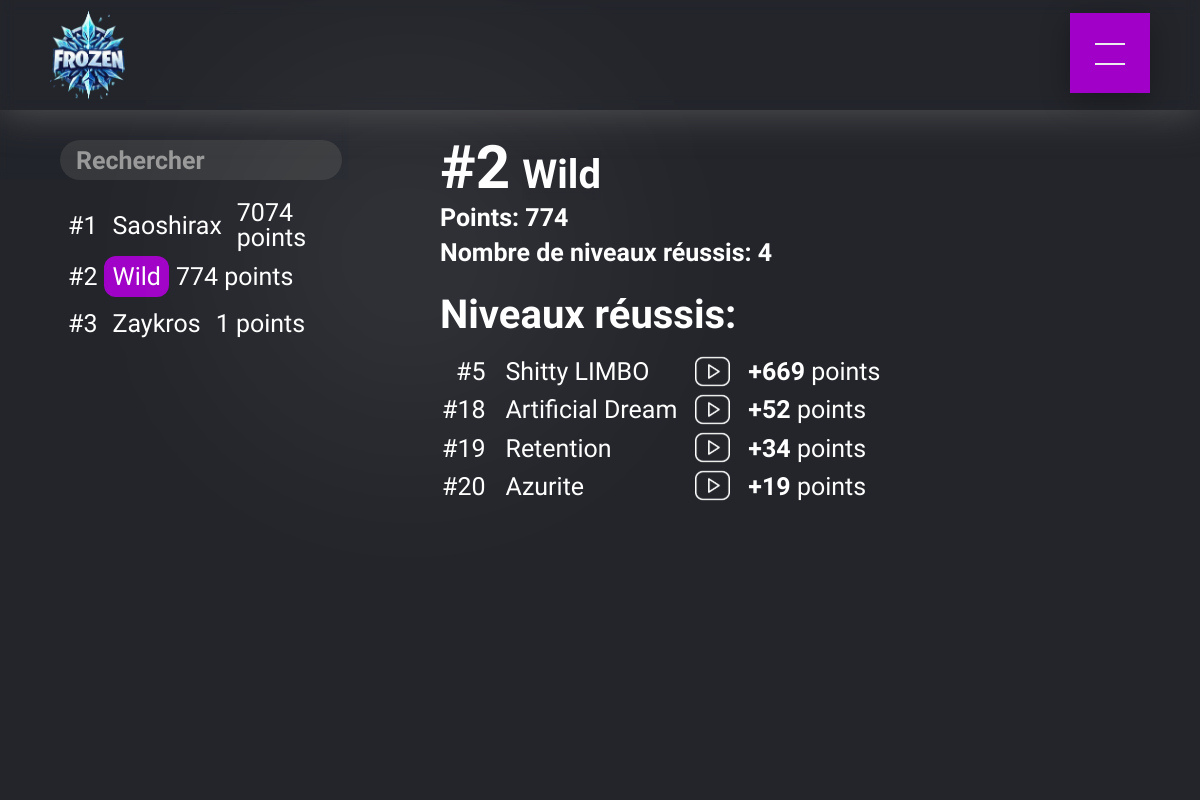
/classement/Wild, run on the app's committed database.
### tables this page shows
CREATE TABLE Joueur (
        id INTEGER PRIMARY KEY AUTOINCREMENT,
        nom TEXT NOT NULL UNIQUE,
        points INTEGER DEFAULT 0
    );

CREATE TABLE ReussiteNiveau (
        joueur_id INTEGER,
        niveau_id INTEGER,
        video_url TEXT,
        createurs TEXT,
        FOREIGN KEY (joueur_id) REFERENCES Joueur(id),
        FOREIGN KEY (niveau_id) REFERENCES Niveau(id),
        PRIMARY KEY (joueur_id, niveau_id)
    );

CREATE TABLE Niveau (
        id INTEGER PRIMARY KEY AUTOINCREMENT,
        nom TEXT NOT NULL UNIQUE,
        createurs TEXT NOT NULL,
        verifier TEXT,
        publisher TEXT,
        id_niveau INTEGER UNIQUE,
        points INTEGER NOT NULL,
        classement INTEGER,
        victoires INTEGER DEFAULT 0,
        mot_de_passe TEXT,
        video_url TEXT,
        image_url TEXT,
        duree INTEGER,
        duree_globale TEXT
    );

### app.py (the view)
@app.route('/classement/<string:nom>')
def joueur(nom):
    active_page = 'classement'
    connection = sqlite3.connect('DataBase.db')
    cursor = connection.cursor()
    cursor.execute('SELECT nom FROM Joueur WHERE nom = ?', (nom,))
    joueur = cursor.fetchone()
    if joueur is None:
        connection.close()
        return redirect(url_for('error404'))
    cursor.execute('SELECT id, nom, points FROM Joueur WHERE nom = ?', (nom,))
    joueur = cursor.fetchone()
    if joueur is None:
        return redirect(url_for('classement'))
    joueur_id = joueur[0]
    cursor.execute('SELECT nom FROM Joueur ORDER BY points DESC')
    joueurs = cursor.fetchall()
    joueur_classement = next((index + 1 for index, joueur_item in enumerate(joueurs) if joueur_item[0] == nom), None)
    cursor.execute('''
        SELECT Niveau.nom, Niveau.points, ReussiteNiveau.video_url, Niveau.classement
        FROM ReussiteNiveau
        JOIN Niveau ON ReussiteNiveau.niveau_id = Niveau.id
        WHERE ReussiteNiveau.joueur_id = ?
        ORDER BY Niveau.classement DESC
    ''', (joueur_id,))
    reussites = cursor.fetchall()
    cursor.execute('SELECT id, nom, points FROM Joueur ORDER BY points DESC')
    joueurs = cursor.fetchall()
    reussites_count = len(reussites)
    connection.close()
    return render_template('classement_joueur.html', joueur=joueur, reussites=reussites, joueurs=joueurs, selected_joueur=nom, joueur_classement=joueur_classement, reussites_count=reussites_count, active_page=active_page)

### templates/classement_joueur.html (shortened to what this page needs)
{% extends 'layout.html' %}
{% block styles %}
<link href="../static/classement/classement.css" rel="stylesheet">
<link href="../static/classement/res_classement_joueur.css" rel="stylesheet">
{% endblock %}
{% block content %}
<div class="page-content">
    <div class="wrapper">
        <div class="home-left hide">
            <div class="searchinput-container">
                <div class="inputbackground">
                    <input class="searchInput" type="text" id="searchInput" onkeyup="filterLevels()" placeholder="Rechercher" autocomplete="off" spellcheck="false">
                </div>
            </div>
            <div class="home-left-container">
                <ul id="levelsList">
                    {% for joueur_item in joueurs %}
                        <div class="classement_nom_du_joueur">
                            <p class="classement_nom_du_joueur_position">#{{ loop.index }}</p>
                            <a class="home-right-container-wrapper {% if joueur_item[1] == selected_joueur %}selected{% endif %}" href="{{ url_for('joueur', nom=joueur_item[1]) }}" onclick="setSelectedLevel('{{ joueur_item[1] }}')">
                                <span class="classement_nom_du_joueur_nom">{{ joueur_item[1] }}</span>
                            </a>
                            <p class="home-right-container-paragraph">{{ joueur_item[2] }} points</p>
                        </div>
                    {% endfor %}
                </ul>
            </div>
        </div>
        <div class="home-right">
            <div class="home-right-container">
                <div class="home-right-wrapper">
                    <div class="home-right-wrapper-classement-joueur">
                        <p><span id="bold">#{{ joueur_classement }}</span></p>
                        <h1 class="title"><span id="bold">{{ joueur[1] }}</span></h1>
                    </div>
                    <p class="home-right-points-joueurs">Points: <span id="bold">{{ joueur[2] }}</span></p>
                    <p class="home-right-points-joueurs">Nombre de niveaux réussis: <spanid="bold">{{ reussites_count }}</span></p>
                    <h2 class="h2">Niveaux réussis:</h2>
                    <div class="reussites">
                        <ul>
                            {% for reussite in reussites|reverse %}
                                <li class="reussite-classement">
                                    <div>
                                        <p>#{{ reussite[3] }}</p>
                                    </div>
                                </li>
                            {% endfor %}
                        </ul>
                        <ul>
                            {% for reussite in reussites|reverse %}
                                <li class="reussite2">
                                    <div>
                                        <a href="{{ url_for('niveau', nom_niveau=reussite[0]) }}" onclick="setSelectedLevel('{{ reussite[0] }}')">
                                            <p>{{ reussite[0] }}</p>
                                        </a>
                                    </div>
                                </li>
                            {% endfor %}
                        </ul>
                        <ul class="logoyt-container">
                            {% for reussite in reussites|reverse %}
                                <li class="logo-yt">
                                    <a class="victoires-joueur-vid-link" target="_blank" href="{{ reussite[2] }}">
                                        <img class="logoyt" src="{{ url_for('static', filename='pictures/logo_youtube.svg') }}" alt="YouTube Video">
                                    </a>
                                </li>
                            {% endfor %}
                        </ul>
                        <ul>
                            {% for reussite in reussites|reverse %}
                                <li class="reussite">
                                    <div>
                                        <p><span id="bold">+{{ reussite[1] }}</span> points</p>
                                    </div>
                                </li>
                            {% endfor %}
                        </ul>
                    </div>
                </div>
            </div>
        </div>
    </div>
</div>
{% endblock %}

### static/classement/res_classement_joueur.css (style rules this page uses)
.victoires-joueur-vid-link { cursor: pointer; transition: all 300ms ease-in-out; border-radius: 8px; }
.victoires-joueur-vid-link .logoyt { transition: all 300ms ease-in-out; width: 35px; height: auto; }
.logo-yt { margin-bottom: 10px; }
.reussite { padding: 4px; }
.reussite2 p { border-radius: 8px; padding: 4px; color: white; }
.home-left, .home-right { scrollbar-width: thin; scrollbar-color: #5c5c5c #aaaaaa; }
.reussite-classement div { margin-left: 2px; margin-right: 2px; align-items: center; display: flex; }

### static/layout/layout.css (style rules this page uses)
body { scrollbar-width: thin; scrollbar-color: #5c5c5c #aaaaaa; }

### data on the page
Joueur: nom "Saoshirax", points "7074"
Joueur: nom "Wild", points "774"
Joueur: nom "Zaykros", points "1"
ReussiteNiveau: classement "5", nom "Shitty LIMBO", points "669"
ReussiteNiveau: classement "18", nom "Artificial Dream", points "52"
ReussiteNiveau: classement "19", nom "Retention", points "34"
ReussiteNiveau: classement "20", nom "Azurite", points "19"

### other printed values
{{ joueur_classement }} "2"
{{ reussites_count }} "4"
